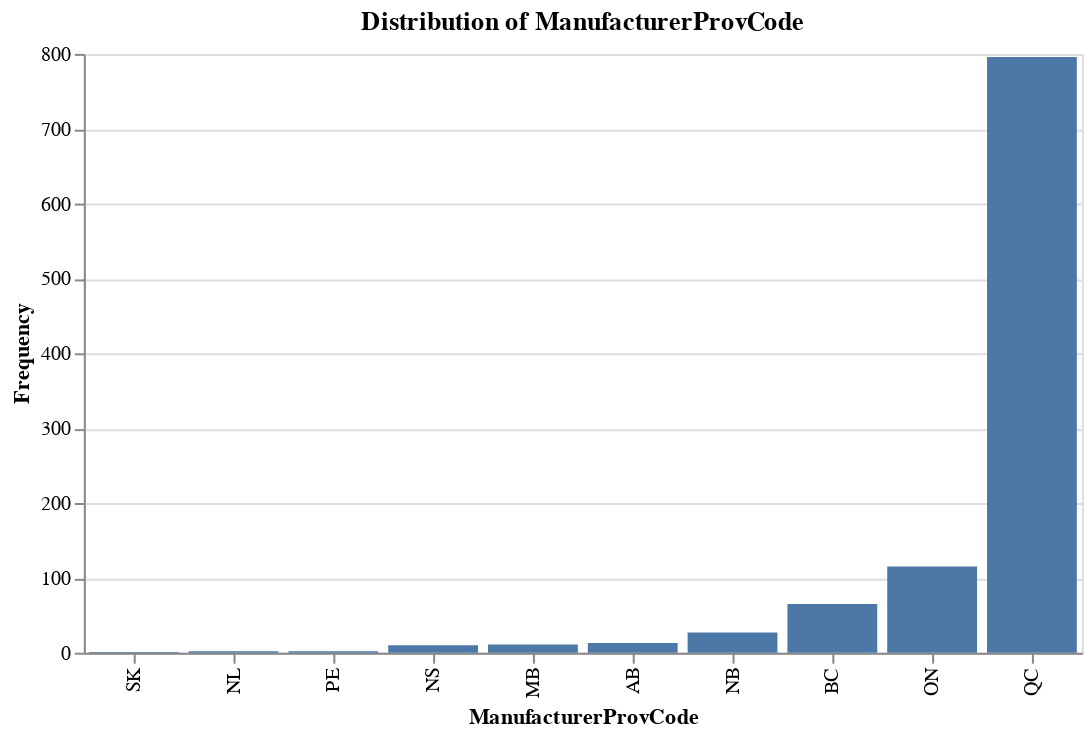
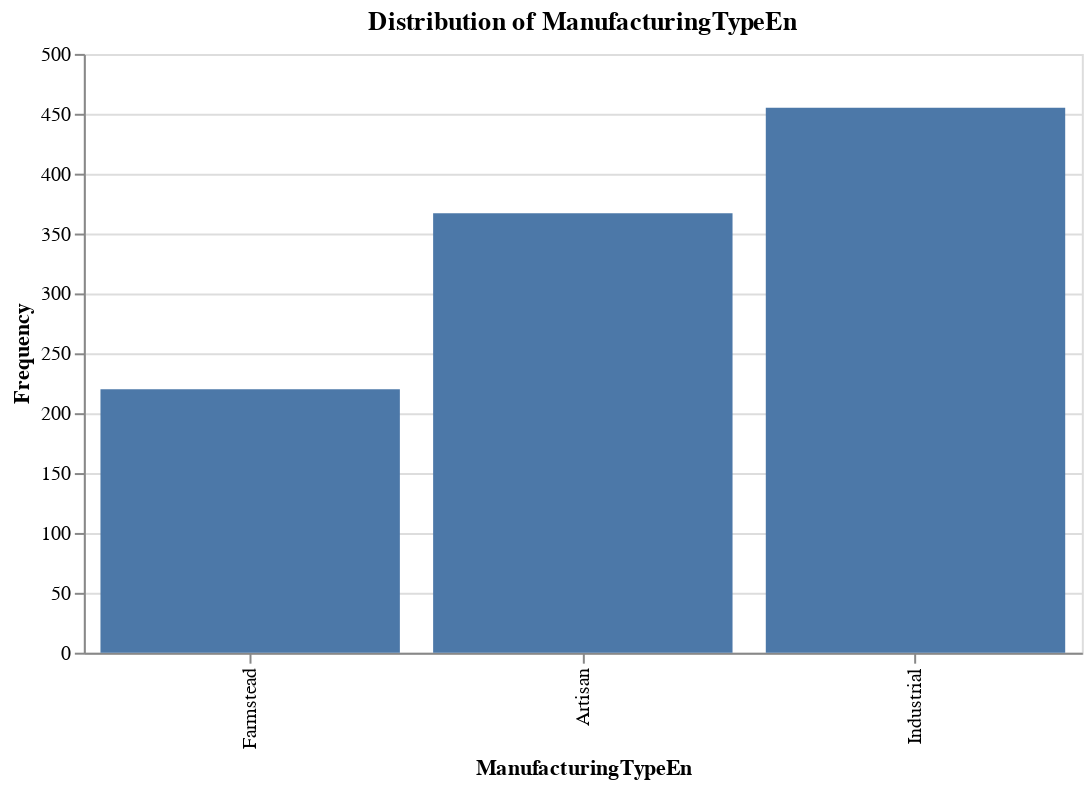
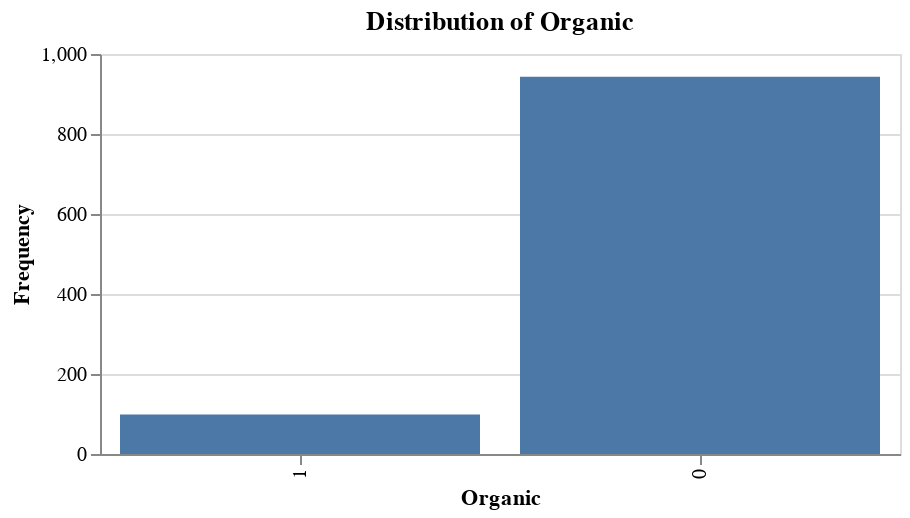
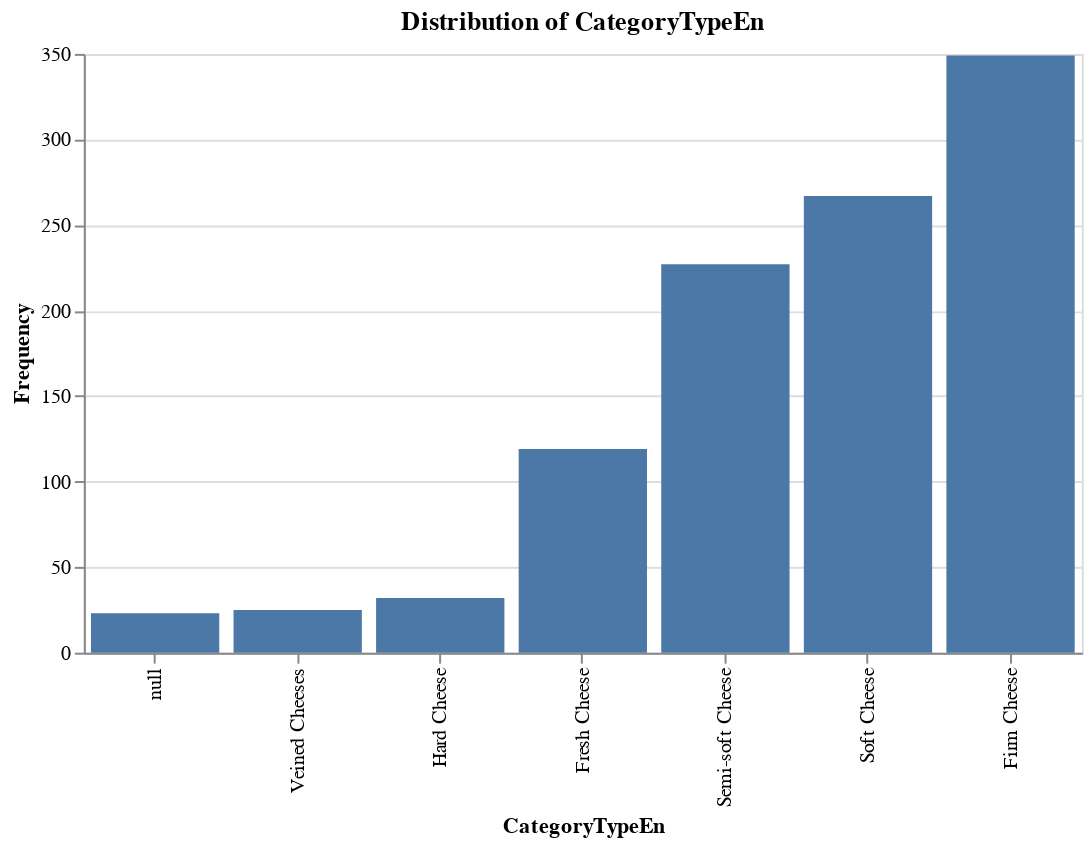

Notebook source saved alongside these figures, in order:
### Markdown cell above
Now it is time to visualize the categorical features and take a look at their distributions.

### Code cell
# Puting all categorical feature column names in a list
categorical_feature = ['ManufacturerProvCode', 'ManufacturingTypeEn', 'Organic', 'CategoryTypeEn', 'MilkTypeEn', 'MilkTreatmentTypeEn']

def bar_plot(data, feature):
    """
    This plots a bar chart of a feature.
    
    Parameters
    ----------
    data: pandas.core.frame.DataFrame
    feature: str
            It is the feature name and it must be in the data frame.
    
    Returns
    -------
    altair.vegalite.v3.api.Chart
        an Altair bar chart 
    """
    if feature == 'Organic':
        plot = alt.Chart(data, width = 400, height = 200).mark_bar().encode(
                x = alt.X(feature + ':O', sort = 'y'),
                y = alt.Y('count()', title = 'Frequency')
            ).properties(title = 'Distribution of Organic')
    else:
        plot = alt.Chart(data, width = 500, height = 300).mark_bar().encode(
                x = alt.X(feature, sort = 'y'),
                y = alt.Y('count()', title = 'Frequency')
            ).properties(title = 'Distribution of ' + feature)
    
    return plot

# It iterates each feature through above function which returns a bar plot for each feature.
x = 3
for col in categorical_feature:
    display(bar_plot(df, col))
    print(color.BOLD + color.BLUE + f"Firgue {x}: Distribution of {col}\n" + color.END)  # Creating figure number
    x += 1

### Figure 1 — Vega-Lite specification as saved in the notebook (floating-point values rounded to 4 significant figures; data arrays with more than 128 entries replaced by an {"elided": "..."} marker saying what was removed)
{"config": {"view": {"continuousWidth": 400, "continuousHeight": 300}}, "data": {"name": "data-7fffcded5e462374e772a18e6d61ca37"}, "mark": "bar", "encoding": {"x": {"type": "nominal", "field": "ManufacturerProvCode", "sort": "y"}, "y": {"type": "quantitative", "aggregate": "count", "title": "Frequency"}}, "height": 300, "title": "Distribution of ManufacturerProvCode", "width": 500, "$schema": "https://vega.github.io/schema/vega-lite/v4.8.1.json", "datasets": {"data-7fffcded5e462374e772a18e6d61ca37": {"elided": "1042 records"}}}

### Figure 2 — Vega-Lite specification as saved in the notebook (floating-point values rounded to 4 significant figures; data arrays with more than 128 entries replaced by an {"elided": "..."} marker saying what was removed)
{"config": {"view": {"continuousWidth": 400, "continuousHeight": 300}}, "data": {"name": "data-7fffcded5e462374e772a18e6d61ca37"}, "mark": "bar", "encoding": {"x": {"type": "nominal", "field": "ManufacturingTypeEn", "sort": "y"}, "y": {"type": "quantitative", "aggregate": "count", "title": "Frequency"}}, "height": 300, "title": "Distribution of ManufacturingTypeEn", "width": 500, "$schema": "https://vega.github.io/schema/vega-lite/v4.8.1.json", "datasets": {"data-7fffcded5e462374e772a18e6d61ca37": {"elided": "1042 records"}}}

### Figure 3 — Vega-Lite specification as saved in the notebook (floating-point values rounded to 4 significant figures; data arrays with more than 128 entries replaced by an {"elided": "..."} marker saying what was removed)
{"config": {"view": {"continuousWidth": 400, "continuousHeight": 300}}, "data": {"name": "data-7fffcded5e462374e772a18e6d61ca37"}, "mark": "bar", "encoding": {"x": {"type": "ordinal", "field": "Organic", "sort": "y"}, "y": {"type": "quantitative", "aggregate": "count", "title": "Frequency"}}, "height": 200, "title": "Distribution of Organic", "width": 400, "$schema": "https://vega.github.io/schema/vega-lite/v4.8.1.json", "datasets": {"data-7fffcded5e462374e772a18e6d61ca37": {"elided": "1042 records"}}}

### Figure 4 — Vega-Lite specification as saved in the notebook (floating-point values rounded to 4 significant figures; data arrays with more than 128 entries replaced by an {"elided": "..."} marker saying what was removed)
{"config": {"view": {"continuousWidth": 400, "continuousHeight": 300}}, "data": {"name": "data-7fffcded5e462374e772a18e6d61ca37"}, "mark": "bar", "encoding": {"x": {"type": "nominal", "field": "CategoryTypeEn", "sort": "y"}, "y": {"type": "quantitative", "aggregate": "count", "title": "Frequency"}}, "height": 300, "title": "Distribution of CategoryTypeEn", "width": 500, "$schema": "https://vega.github.io/schema/vega-lite/v4.8.1.json", "datasets": {"data-7fffcded5e462374e772a18e6d61ca37": {"elided": "1042 records"}}}
